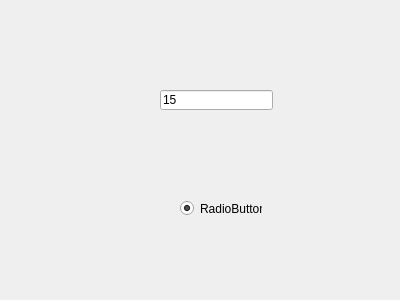
<?xml version="1.0" encoding="UTF-8"?>
<ui version="4.0">
 <class>Form</class>
 <widget class="QWidget" name="Form">
  <property name="geometry">
   <rect>
    <x>0</x>
    <y>0</y>
    <width>400</width>
    <height>300</height>
   </rect>
  </property>
  <property name="windowTitle">
   <string>Form</string>
  </property>
  <widget class="QLineEdit" name="lineEdit">
   <property name="geometry">
    <rect>
     <x>160</x>
     <y>90</y>
     <width>113</width>
     <height>20</height>
    </rect>
   </property>
   <property name="text">
    <string>15</string>
   </property>
  </widget>
  <widget class="QRadioButton" name="radioButton">
   <property name="geometry">
    <rect>
     <x>180</x>
     <y>200</y>
     <width>82</width>
     <height>17</height>
    </rect>
   </property>
   <property name="text">
    <string>RadioButton</string>
   </property>
   <property name="checked">
    <bool>true</bool>
   </property>
  </widget>
 </widget>
 <resources/>
 <connections/>
</ui>
